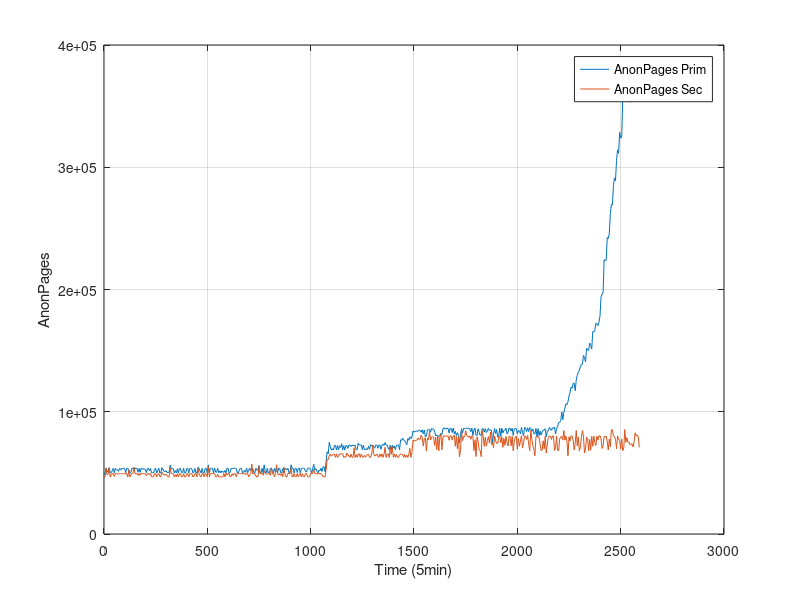

Here is the MATLAB script that generated this plot:
#! /usr/bin/octave -qf
fig = figure;
data = dlmread("finput.txt"," ");
data_sec = dlmread("finput_sec.txt"," ");
size(data);
size(data_sec);
set(fig, "visible", "off");

time =  data(:,1);
MemTotal =  data(:,2);
MemFree =  data(:,3);
Buffers =  data(:,4);
Cached =  data(:,5);
SwapCached =  data(:,6);
Active =  data(:,7);
Inactive =  data(:,8);
SwapTotal =  data(:,9);
SwapFree =  data(:,10);
Dirty =  data(:,11);
Writeback =  data(:,12);
AnonPages =  data(:,13);
Mapped =  data(:,14);
Slab =  data(:,15);
SReclaimable =  data(:,16);
SUnreclaim =  data(:,17);
PageTables =  data(:,18);
NFS_Unstable =  data(:,19);
Bounce =  data(:,20);
WritebackTmp =  data(:,21);
CommitLimit =  data(:,22);
Committed_AS =  data(:,23);
VmallocTotal =  data(:,24);
VmallocUsed =  data(:,25);
VmallocChunk =  data(:,26);

time_sec =  data_sec(:,1);
MemTotal_sec =  data_sec(:,2);
MemFree_sec =  data_sec(:,3);
Buffers_sec =  data_sec(:,4);
Cached_sec =  data_sec(:,5);
SwapCached_sec =  data_sec(:,6);
Active_sec =  data_sec(:,7);
Inactive_sec =  data_sec(:,8);
SwapTotal_sec =  data_sec(:,9);
SwapFree_sec =  data_sec(:,10);
Dirty_sec =  data_sec(:,11);
Writeback_sec =  data_sec(:,12);
AnonPages_sec =  data_sec(:,13);
Mapped_sec =  data_sec(:,14);
Slab_sec =  data_sec(:,15);
SReclaimable_sec =  data_sec(:,16);
SUnreclaim_sec =  data_sec(:,17);
PageTables_sec =  data_sec(:,18);
NFS_Unstable_sec =  data_sec(:,19);
Bounce_sec =  data_sec(:,20);
WritebackTmp_sec =  data_sec(:,21);
CommitLimit_sec =  data_sec(:,22);
Committed_AS_sec =  data_sec(:,23);
VmallocTotal_sec =  data_sec(:,24);
VmallocUsed_sec =  data_sec(:,25);
VmallocChunk_sec =  data_sec(:,26);


plot(time,AnonPages,";AnonPages Prim;",time,AnonPages_sec,";AnonPages Sec;"), grid

xlabel("Time (5min)");
ylabel("AnonPages");
print("AnonPages.png", "-dpng");
